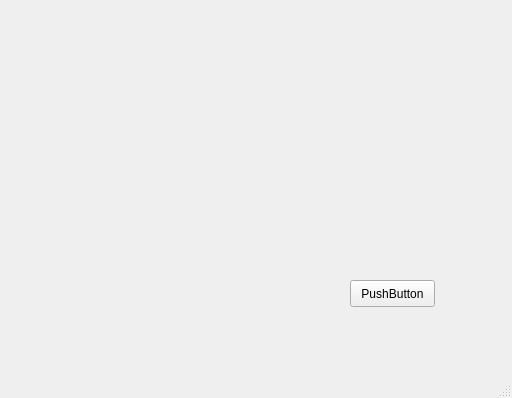
<?xml version="1.0" encoding="UTF-8"?>
<ui version="4.0">
 <class>MainWindow</class>
 <widget class="QMainWindow" name="MainWindow">
  <property name="geometry">
   <rect>
    <x>0</x>
    <y>0</y>
    <width>512</width>
    <height>398</height>
   </rect>
  </property>
  <property name="windowTitle">
   <string>MainWindow</string>
  </property>
  <widget class="QWidget" name="centralwidget">
   <widget class="QPushButton" name="pushButton">
    <property name="geometry">
     <rect>
      <x>350</x>
      <y>280</y>
      <width>85</width>
      <height>27</height>
     </rect>
    </property>
    <property name="text">
     <string>PushButton</string>
    </property>
   </widget>
  </widget>
  <widget class="QMenuBar" name="menubar">
   <property name="geometry">
    <rect>
     <x>0</x>
     <y>0</y>
     <width>512</width>
     <height>23</height>
    </rect>
   </property>
  </widget>
  <widget class="QStatusBar" name="statusbar"/>
 </widget>
 <resources/>
 <connections/>
</ui>
